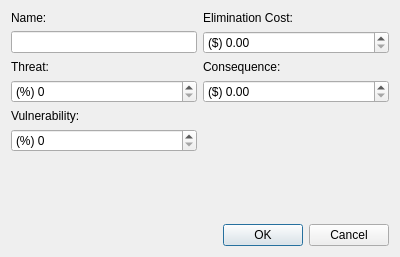
<ui version="4.0" >
 <class>threatForm</class>
 <widget class="QDialog" name="threatForm" >
  <property name="geometry" >
   <rect>
    <x>0</x>
    <y>0</y>
    <width>400</width>
    <height>257</height>
   </rect>
  </property>
  <property name="windowTitle" >
   <string>Threat Properties</string>
  </property>
  <layout class="QGridLayout" >
   <item row="0" column="0" >
    <widget class="QLabel" name="label" >
     <property name="text" >
      <string>Name:</string>
     </property>
    </widget>
   </item>
   <item row="0" column="1" >
    <widget class="QLabel" name="label_2" >
     <property name="text" >
      <string>Elimination Cost:</string>
     </property>
    </widget>
   </item>
   <item row="1" column="0" >
    <widget class="QLineEdit" name="nameLineEdit" >
     <property name="maxLength" >
      <number>16</number>
     </property>
    </widget>
   </item>
   <item row="1" column="1" >
    <widget class="QDoubleSpinBox" name="eliminationCostSpinBox" >
     <property name="sizePolicy" >
      <sizepolicy vsizetype="Fixed" hsizetype="MinimumExpanding" >
       <horstretch>0</horstretch>
       <verstretch>0</verstretch>
      </sizepolicy>
     </property>
     <property name="prefix" >
      <string>($) </string>
     </property>
     <property name="suffix" >
      <string/>
     </property>
     <property name="decimals" >
      <number>2</number>
     </property>
     <property name="maximum" >
      <double>100000000.000000000000000</double>
     </property>
     <property name="singleStep" >
      <double>1000.000000000000000</double>
     </property>
     <property name="value" >
      <double>0.000000000000000</double>
     </property>
    </widget>
   </item>
   <item row="2" column="0" >
    <widget class="QLabel" name="label_3" >
     <property name="text" >
      <string>Threat:</string>
     </property>
    </widget>
   </item>
   <item row="2" column="1" >
    <widget class="QLabel" name="label_4" >
     <property name="text" >
      <string>Consequence:</string>
     </property>
    </widget>
   </item>
   <item row="3" column="0" >
    <widget class="QSpinBox" name="threatSpinBox" >
     <property name="prefix" >
      <string>(%) </string>
     </property>
     <property name="maximum" >
      <number>100</number>
     </property>
     <property name="singleStep" >
      <number>5</number>
     </property>
    </widget>
   </item>
   <item row="3" column="1" >
    <widget class="QDoubleSpinBox" name="consequenceSpinBox" >
     <property name="prefix" >
      <string>($) </string>
     </property>
     <property name="decimals" >
      <number>2</number>
     </property>
     <property name="maximum" >
      <double>100000000.000000000000000</double>
     </property>
     <property name="singleStep" >
      <double>1000.000000000000000</double>
     </property>
    </widget>
   </item>
   <item row="4" column="0" >
    <widget class="QLabel" name="label_5" >
     <property name="text" >
      <string>Vulnerability:</string>
     </property>
    </widget>
   </item>
   <item row="5" column="0" >
    <widget class="QSpinBox" name="vulnerabilitySpinBox" >
     <property name="enabled" >
      <bool>true</bool>
     </property>
     <property name="prefix" >
      <string>(%) </string>
     </property>
     <property name="maximum" >
      <number>100</number>
     </property>
     <property name="singleStep" >
      <number>5</number>
     </property>
    </widget>
   </item>
   <item row="6" column="0" >
    <spacer>
     <property name="orientation" >
      <enum>Qt::Vertical</enum>
     </property>
     <property name="sizeHint" >
      <size>
       <width>20</width>
       <height>40</height>
      </size>
     </property>
    </spacer>
   </item>
   <item row="6" column="1" >
    <spacer>
     <property name="orientation" >
      <enum>Qt::Vertical</enum>
     </property>
     <property name="sizeHint" >
      <size>
       <width>20</width>
       <height>40</height>
      </size>
     </property>
    </spacer>
   </item>
   <item row="7" column="0" colspan="2" >
    <widget class="QDialogButtonBox" name="buttonBox" >
     <property name="orientation" >
      <enum>Qt::Horizontal</enum>
     </property>
     <property name="standardButtons" >
      <set>QDialogButtonBox::Cancel|QDialogButtonBox::NoButton|QDialogButtonBox::Ok</set>
     </property>
    </widget>
   </item>
  </layout>
 </widget>
 <resources/>
 <connections>
  <connection>
   <sender>buttonBox</sender>
   <signal>accepted()</signal>
   <receiver>threatForm</receiver>
   <slot>accept()</slot>
   <hints>
    <hint type="sourcelabel" >
     <x>248</x>
     <y>254</y>
    </hint>
    <hint type="destinationlabel" >
     <x>157</x>
     <y>274</y>
    </hint>
   </hints>
  </connection>
  <connection>
   <sender>buttonBox</sender>
   <signal>rejected()</signal>
   <receiver>threatForm</receiver>
   <slot>reject()</slot>
   <hints>
    <hint type="sourcelabel" >
     <x>316</x>
     <y>260</y>
    </hint>
    <hint type="destinationlabel" >
     <x>286</x>
     <y>274</y>
    </hint>
   </hints>
  </connection>
 </connections>
</ui>
